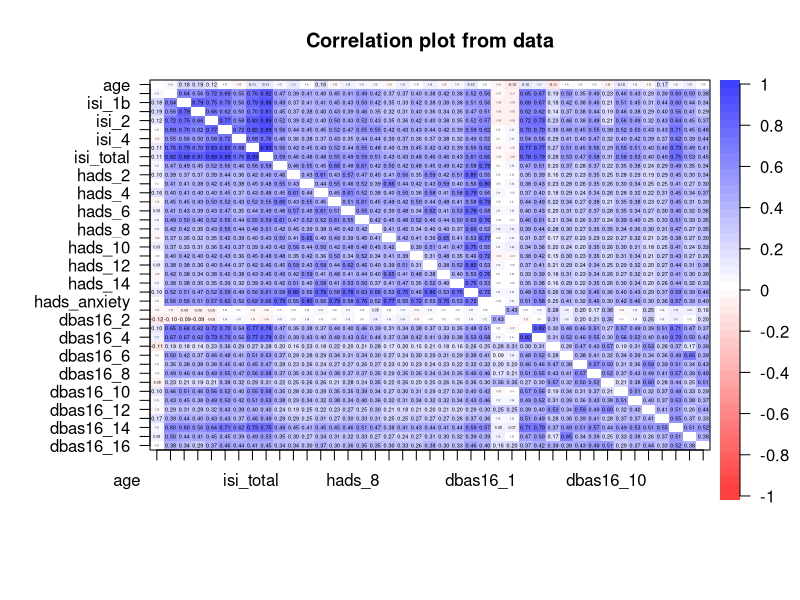
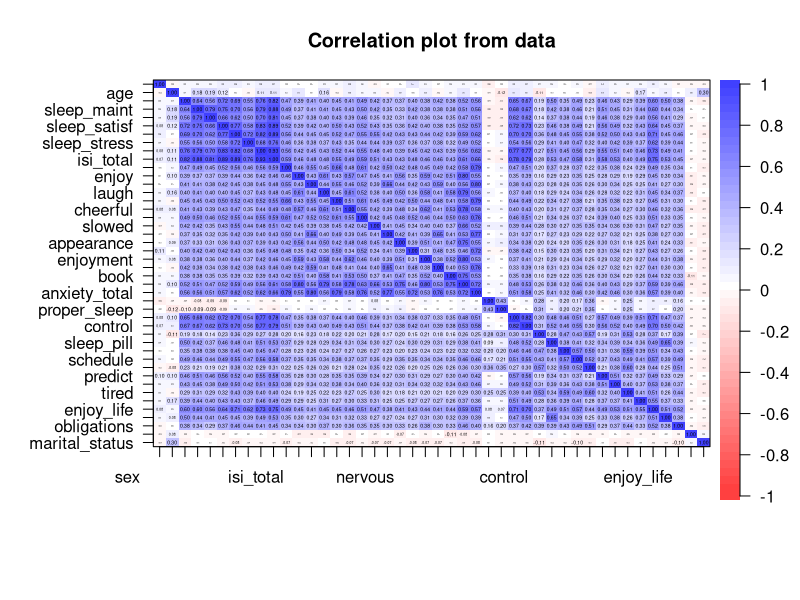

Write the R code that produced these figures, in order. (Note: this script raises an error after producing the figures.)
## ---- chunk 1
knitr::opts_chunk$set(echo = TRUE)
## ---- chunk 2
knitr::opts_chunk$set(collapse = TRUE, comment = "#>", highlight = TRUE)
## ---- chunk 3
library(tidyverse)
## ---- chunk 4
data <- readr::read_csv("act_subset.csv")
## ---- chunk 5
psych::describe(data[,-c(1, 2, 4, 5)])
## ---- chunk 6
psych::cor.plot(data[,-c(1, 2, 4, 5)], diag = F)
## ---- chunk 7
readxl::excel_sheets(path = "codebook.xlsx")

codebook <- readxl::read_excel(path = "codebook.xlsx", sheet = "codebook") %>%
  mutate(old_name = str_to_lower(old_name))

key <- readxl::read_excel(path = "codebook.xlsx", sheet = "Key")
dbas   <- key %>% filter(category == "pred")
outcomes <- key %>% filter(category == "out")
covars   <- key %>% filter(category %in% c("dem", "cov"))
## ---- chunk 8
data_long <- data |> 
  tidyr::pivot_longer(
    cols = -c(record_id),
    names_to = "old_name",
    values_to = "value",
    values_drop_na = T
  )

## ---- chunk 9
data_2 <- data_long |> 
  dplyr::left_join( 
    codebook |> 
      dplyr::select(old_name, category, name, item_name, recode, 
             reverse, mini, maxi, comp_rule, long_rule)
  ) |> 
  dplyr::select(-old_name)
## ---- chunk 10
recode_fun <- function(rule, y){
  x <- y$value
  if(!is.na(rule)){y$value <- eval(parse(text = rule))}
  return(y)
}

data_recode <- data_2 %>%
  group_by(recode) %>% # group by the r code rule
  nest() %>% # create a nested data frame
  ungroup() %>% # ungroup() 
  # apply the recode function
  mutate(data = pmap(list(recode, data), recode_fun)) |> 
  unnest(data) |> 
    select(-recode)
## ---- chunk 11
data_recode |> 
  dplyr::select(record_id, item_name, value) |> 
  tidyr::pivot_wider(names_from = item_name,
                     values_from = value) |> 
  dplyr::select(-1) |> 
  psych::describe()
## ---- chunk 12
data_clean <- data_recode |> 
  dplyr::select(record_id, item_name, value) |> 
  tidyr::pivot_wider(names_from = item_name,
                     values_from = value)

data_clean |> 
  dplyr::select(-1) |> 
  psych::cor.plot()
## ---- chunk 13
# your code here
## ---- chunk 14
# your code here
## ---- chunk 15
# your code here
## ---- chunk 16
# your code here
## ---- chunk 17
# your code here
## ---- chunk 18
# your code here
## ---- chunk 19
# your code here
## ---- chunk 20
# your code here
## ---- chunk 21
# your code here
## ---- chunk 22
# your code here
## ---- chunk 23
# your code here
## ---- chunk 24
# your code here
## ---- chunk 25
# your code here
## ---- chunk 26
# your code here
## ---- chunk 27
# your code here
## ---- chunk 28
save(data_clean, file = "output/data_clean.RData")
write_csv(data_clean, file = "output/data_clean.csv")
